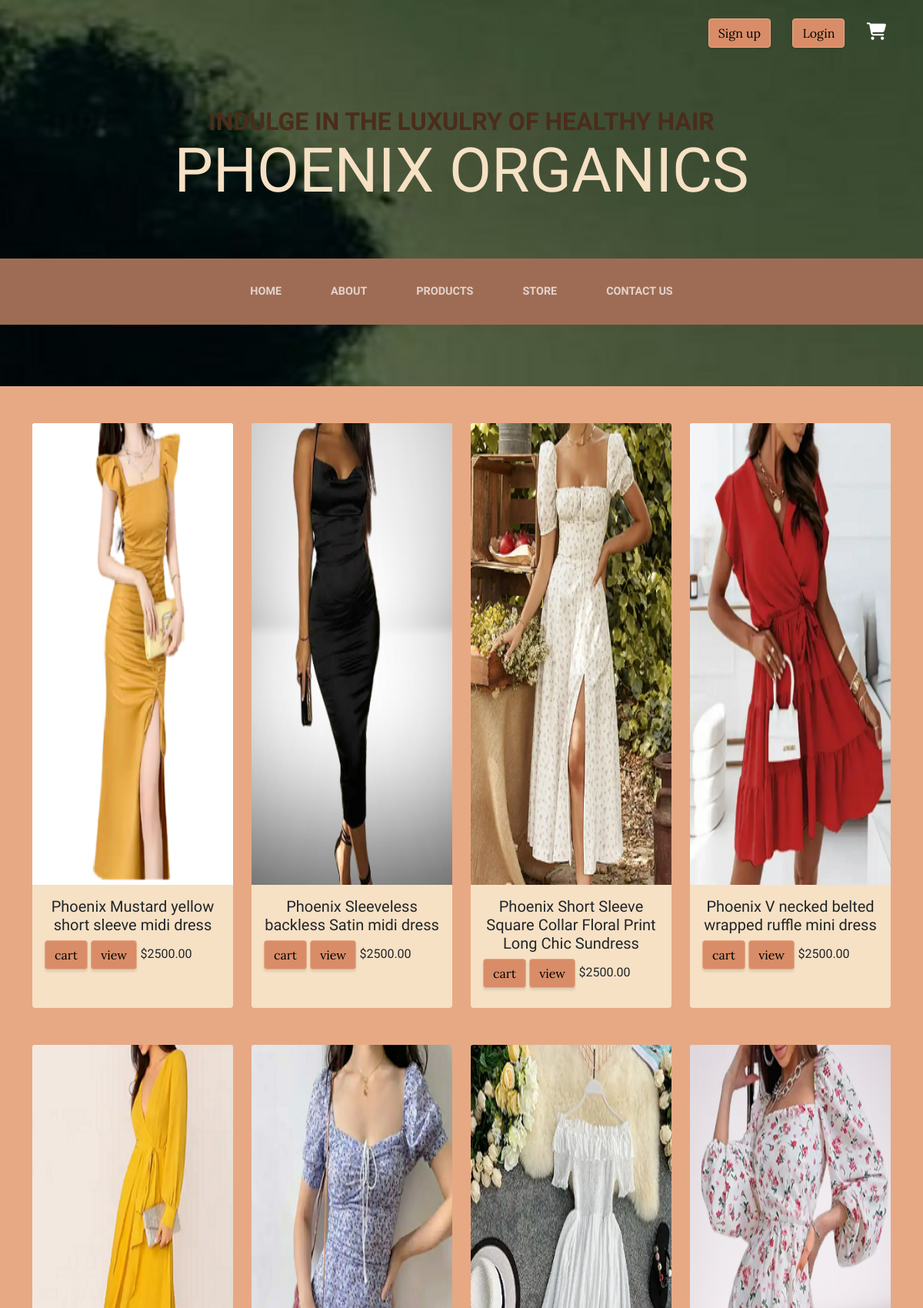
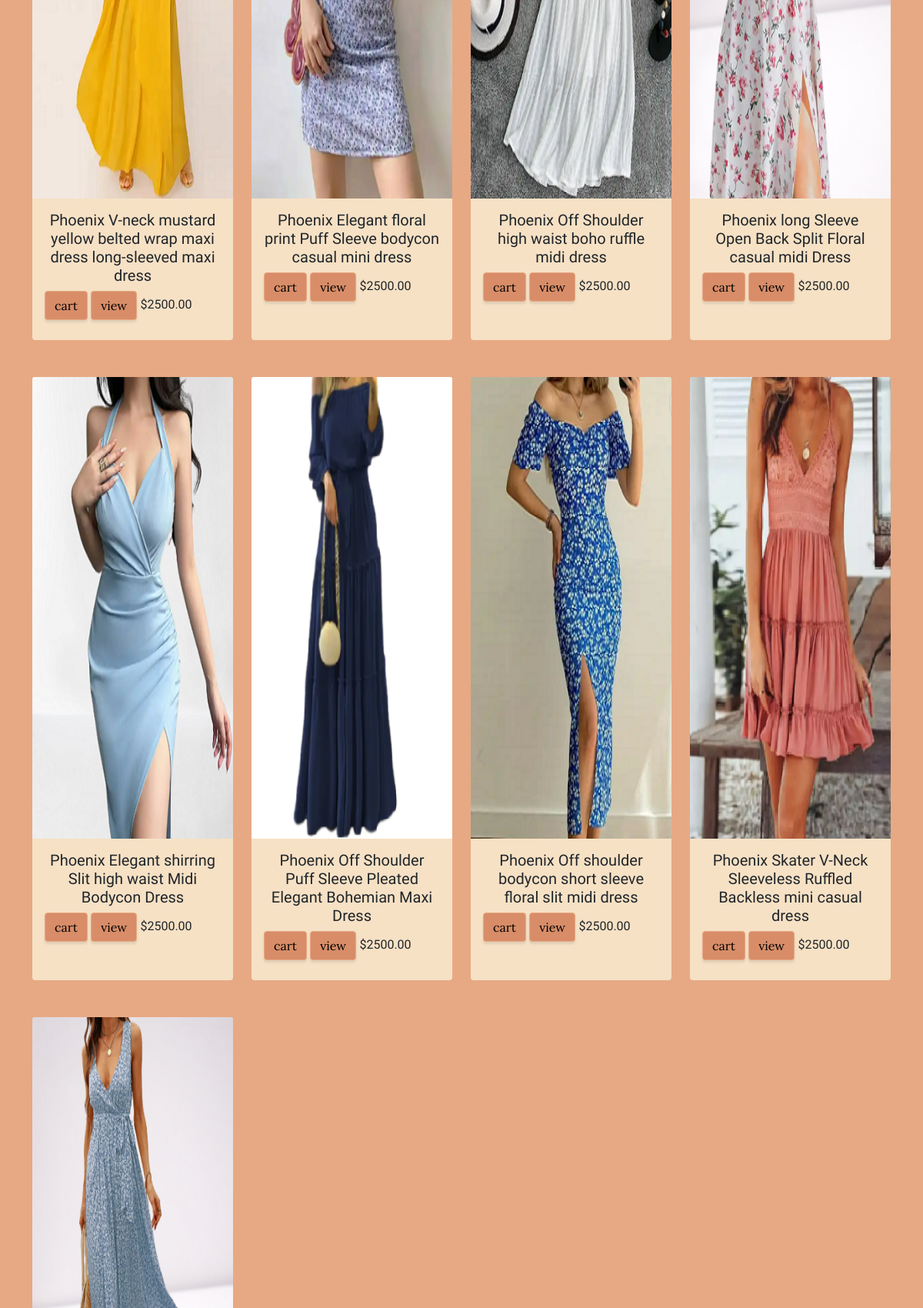
/dresses/ (upper part), run on the app's committed database (2 pictures, top to bottom).
### productManagement/models.py (models this page shows, shortened)
class Product(models.Model):
    product_id = models.IntegerField(primary_key=True)
    product_name = models.CharField(max_length = 350)
    product_image = models.ImageField(null=True, blank=True)
    product_price = models.FloatField() #sale price per product
    digital = models.BooleanField(default=False, null=True, blank=True) #ship product if its not digital, hence the default false
    product_tax = models.FloatField()
    stock = models.IntegerField() #automate? goods not sold/ in storage
    products_bought = models.IntegerField() #no of products bought,
    purchase_price = models.IntegerField()# amount used to purchase the products for sale
    class Meta:
        db_table='product'
    @property #help us access this as an attribute rather than as a model
    def product_imagesURL(self):
        try:
            url = self.product_image.url
        except:
            url = ''
        return url

### productManagement/views.py (the view)
# urls.py: path('dresses/', pv.dresses, name = 'dresses'),
def dresses(request):
   products = Product.objects.all()
   context = {'products': products}
   return render(request, "productManagement/dresses.html", context)

### productManagement/templates/productManagement/dresses.html (shortened to what this page needs)
{% extends 'main/base.html' %}
{%load static %}
        {% block pagecontent %}
        <section class="page-section about-heading cta">
            <div class="container">
                <div class="about-heading-content">
                    <div class="row">
                      {% for product in products %}
                        <div class="col-xl-3 col-lg-3 mt-5">
                            <div class="card w-auto h-100">
                                <img class="card-img-top vh-75" src="{{product.product_imagesURL}}" alt="Picture of a dress">
                                <div class="card-body">
                                  <h5 class="card-title text-center">{{product.product_name}}</h5>
                                  <button data-product={{product.product_id}} data-action ="add" class ="btn btn-primary update-cart">cart</button>
                                  <a href="{% url "product_view" %}" class="btn btn-primary">view</a>
                                  <p class="d-inline-block">${{product.product_price|floatformat:2}}</p>
                                </div>
                              </div>
                            </div>
                       {%endfor %}
                     </div>
            </div>
        </section>
       {% endblock %}

### main/templates/main/base.html (shortened to what this page needs)
{% load static %}
<!DOCTYPE html>
<html lang="en">
    <head>
        <link type="text/css" href="{% static 'css/styles.css' %}" rel="stylesheet" />
    </head>
    <body>
        <header>
            {% if not user.is_authenticated %}
            <div class = "px-5 pt-4 text-end d-none d-lg-block">
                <a class="btn btn-primary me-4" href="{% url "register" %}">Sign up</a>
                <a class="btn btn-primary me-4" href="{% url "login" %}">Login</a>
                <a href="/cart"> <i class="fas fa-cart-shopping fa-lg" style="color: #ffffff; cursor: pointer;"></i> </a>
            </div>
            {% endif %}
            <h1 class="site-heading text-center text-faded d-none d-lg-block">
                <span class="site-heading-upper text-primary mb-3">Indulge in the luxulry of healthy hair</span>
                <span class="site-heading-lower">Phoenix Organics</span>
            </h1>
        </header>
        {% if not user.is_authenticated %}
        <nav class="navbar navbar-expand-lg navbar-dark py-lg-4" id="mainNav">
            <div class="container">
                <div class="collapse navbar-collapse" id="navbarSupportedContent">
                    <ul class="navbar-nav mx-auto">
                        <li class="nav-item px-lg-4"><a class="nav-link text-uppercase" href="{% url "home" %}">Home</a></li>
                        <li class="nav-item px-lg-4"><a class="nav-link text-uppercase" href="{% url "aboutus" %}">About</a></li>
                        <li class="nav-item px-lg-4"><a class="nav-link text-uppercase" href="{% url "products" %}">Products</a></li>
                        <li class="nav-item px-lg-4"><a class="nav-link text-uppercase" href="{% url "store" %}">Store</a></li>
                        <li class="nav-item px-lg-4"><a class="nav-link text-uppercase" href="{% url "contactus" %}">Contact Us</a></li>
                    </ul>
                </div>
            </div>
        </nav>
        {% endif %}
        {% block pagecontent %} {% endblock %}
    </body>
</html>

### data on the page
Product: product_imagesURL (picture), product_name "Phoenix Mustard yellow short sleeve midi dress", product_price "2500.00"
Product: product_imagesURL (picture), product_name "Phoenix Sleeveless backless Satin midi dress", product_price "2500.00"
Product: product_imagesURL (picture), product_name "Phoenix Short Sleeve Square Collar Floral Print Long Chic Sundress", product_price "2500.00"
Product: product_imagesURL (picture), product_name "Phoenix V necked belted wrapped ruffle mini dress", product_price "2500.00"
Product: product_imagesURL (picture), product_name "Phoenix V-neck mustard yellow belted wrap maxi dress long-sleeved maxi dress", product_price "2500.00"
Product: product_imagesURL (picture), product_name "Phoenix Elegant floral print Puff Sleeve bodycon casual mini dress", product_price "2500.00"
Product: product_imagesURL (picture), product_name "Phoenix Off Shoulder high waist boho ruffle midi dress", product_price "2500.00"
Product: product_imagesURL (picture), product_name "Phoenix long Sleeve Open Back Split Floral casual midi Dress", product_price "2500.00"
Product: product_imagesURL (picture), product_name "Phoenix Elegant shirring Slit high waist Midi Bodycon Dress", product_price "2500.00"
Product: product_imagesURL (picture), product_name "Phoenix Off Shoulder Puff Sleeve Pleated Elegant Bohemian Maxi Dress", product_price "2500.00"
Product: product_imagesURL (picture), product_name "Phoenix Off shoulder bodycon short sleeve floral slit midi dress", product_price "2500.00"
Product: product_imagesURL (picture), product_name "Phoenix Skater V-Neck Sleeveless Ruffled Backless mini casual dress", product_price "2500.00"
Product: product_imagesURL (picture)
